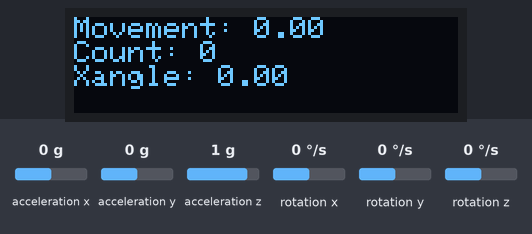
The sketch below on a simulated Arduino Uno, built with avr-gcc and run on an emulated ATmega328P. Parts: 128×32 one-colour display. The inputs (shaded band) are chosen by the test bench; at power-on: acceleration y 0 g, acceleration x 0 g, acceleration z 1 g, rotation x 0 °/s, rotation y 0 °/s, rotation z 0 °/s. The display library's start-up logo is not drawn; what the sketch prints to the serial monitor is not drawn.

Above: at 6.2 s.
6.3 s: acceleration y set to -1.4 g
At 7.5 s:
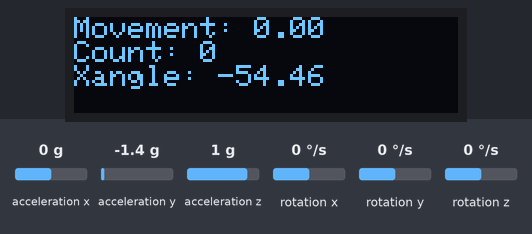
7.8 s: acceleration x set to -1.4 g
At 8.1 s:
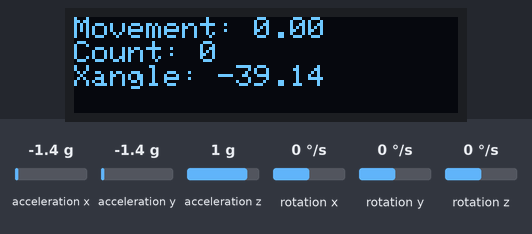
9.3 s: acceleration z set to -1.4 g
At 10.4 s:
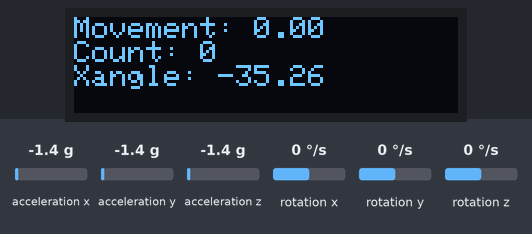
10.8 s: rotation x set to -192 °/s
At 11.9 s:
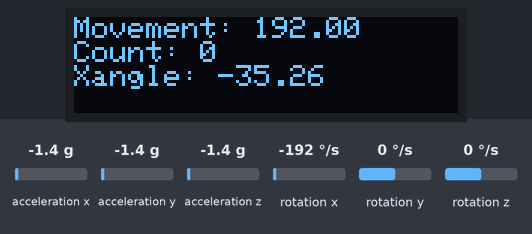
12.3 s: rotation y set to -192 °/s
At 13.2 s:
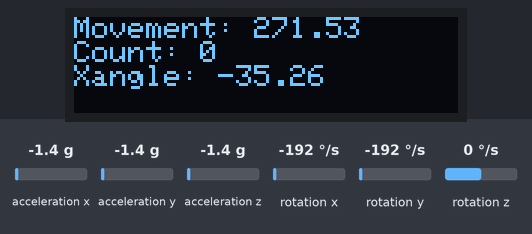
13.9 s: rotation z set to -192 °/s
At 14.03 s:
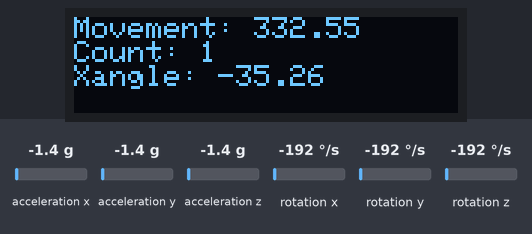
Timing chart, 0 to 16.4 s (numbered marks = the images above; inputs shaded):
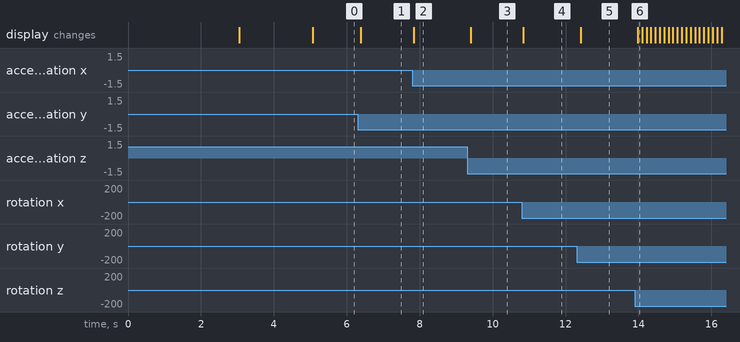

The sketch:

jumprope.ino
```cpp
#include <SPI.h>
#include <Wire.h>
#include <Adafruit_GFX.h>
#include <Adafruit_SSD1306.h>
#include <MPU6050_tockn.h>

#define SCREEN_WIDTH 128   // OLED display width, in pixels
#define SCREEN_HEIGHT 32   // OLED display height, in pixels

#define OLED_RESET -1       // Reset pin # (or -1 if sharing Arduino reset pin)
#define SCREEN_ADDRESS 0x3C // See datasheet for Address; 0x3D for 128x64, 0x3C for 128x32
Adafruit_SSD1306 display(SCREEN_WIDTH, SCREEN_HEIGHT, &Wire, OLED_RESET);

MPU6050 mpu6050(Wire);

float result = 0;
int vib = 0;

void setup() {
  Serial.begin(115200);
  Wire.begin();
  mpu6050.begin();
  mpu6050.calcGyroOffsets(true);

  // SSD1306_SWITCHCAPVCC = generate display voltage from 3.3V internally
  if (!display.begin(SSD1306_SWITCHCAPVCC, SCREEN_ADDRESS)) {
    Serial.println(F("SSD1306 allocation failed"));
    for (;;)
      ; // Don't proceed, loop forever
  }

  // Show initial display buffer contents on the screen
  display.display();
  delay(2000); // Pause for 2 seconds
}

void loop() {
  mpu6050.update();
  result = pow(pow(mpu6050.getGyroX(), 2) + pow(mpu6050.getGyroY(), 2) + pow(mpu6050.getGyroZ(), 2), 0.5);

  if (result > 300) {
    vib++;
    Serial.println("움직임!");
  }

  updateDisplay();

  // 추가된 부분: getAngleX()의 값이 36000이 되면 "솜사탕 완성!" 출력
  if (mpu6050.getAngleX() == 36000) {
    Serial.println("솜사탕 완성!");
    display.clearDisplay();
    display.setTextSize(2);
    display.setTextColor(SSD1306_WHITE);
    display.setCursor(10, 10);
    display.println(F("솜사탕"));
    display.println(F("완성!"));
    display.display();
    delay(2000); // 2초간 표시
  }
}

void updateDisplay() {
  display.clearDisplay();

  display.setTextSize(1);
  display.setTextColor(SSD1306_WHITE);
  display.setCursor(0, 0);
  display.print(F("Movement: "));
  display.println(result);

  display.print("Count: ");
  display.println(vib);

  display.print("Xangle: ");
  display.println(mpu6050.getAngleX());

  display.display();
  delay(100); // Delay for better readability; adjust as needed
}
```

Measured:
- after the input at 6.3 s, the display: changes after 0.09 s (image 1)
- after the input at 7.8 s, the display: changes at once (image 2)
- after the input at 9.3 s, the display: changes after 0.10 s (image 3)
- after the input at 10.8 s, the display: changes at once (image 4)
- after the input at 12.3 s, the display: changes after 0.11 s (image 5)
- after the input at 13.9 s, the display: changes after 0.08 s (image 6)
